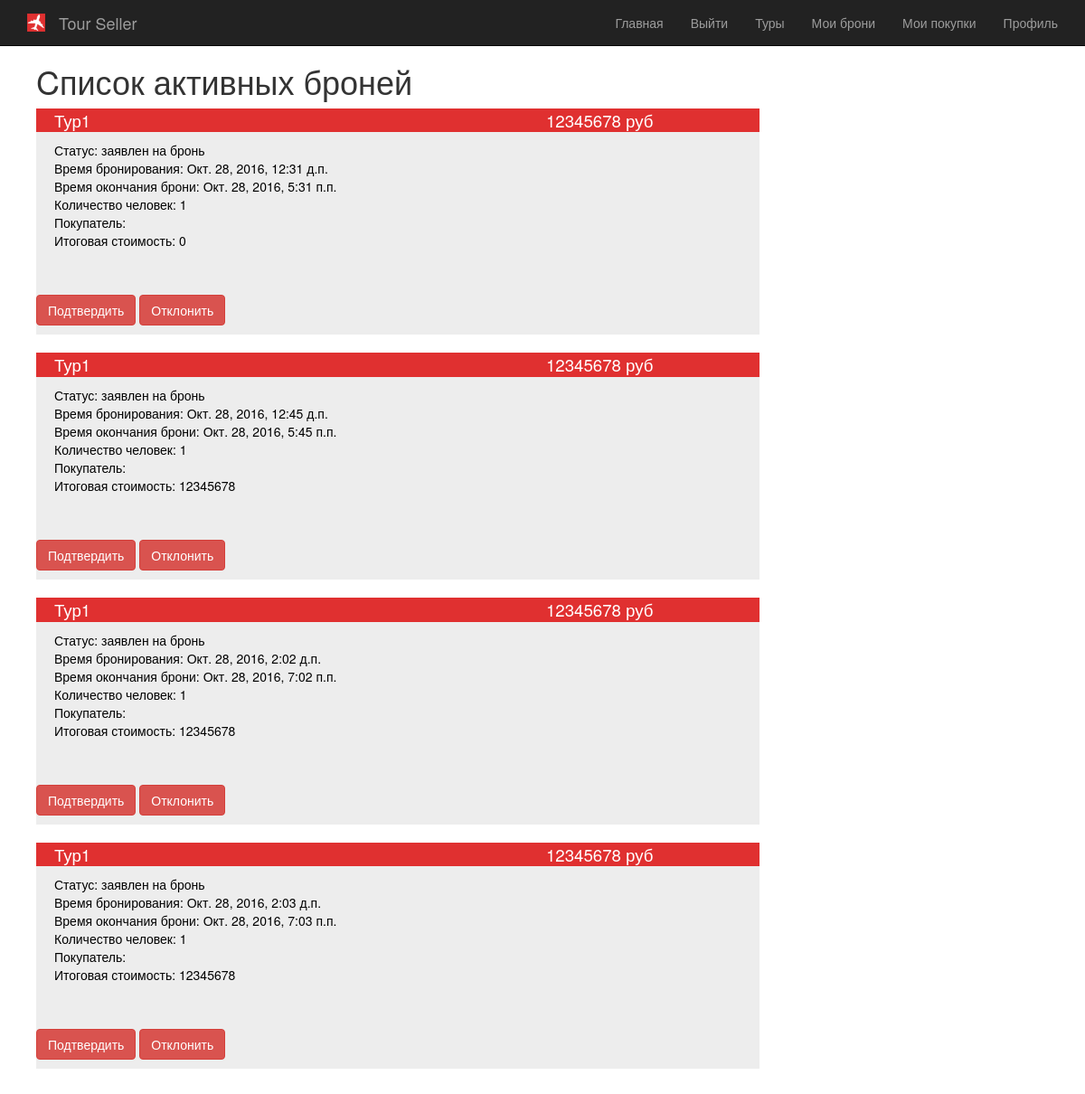
/consumers/touroperator_booking (signed in), run on an earlier commit of the app's database.
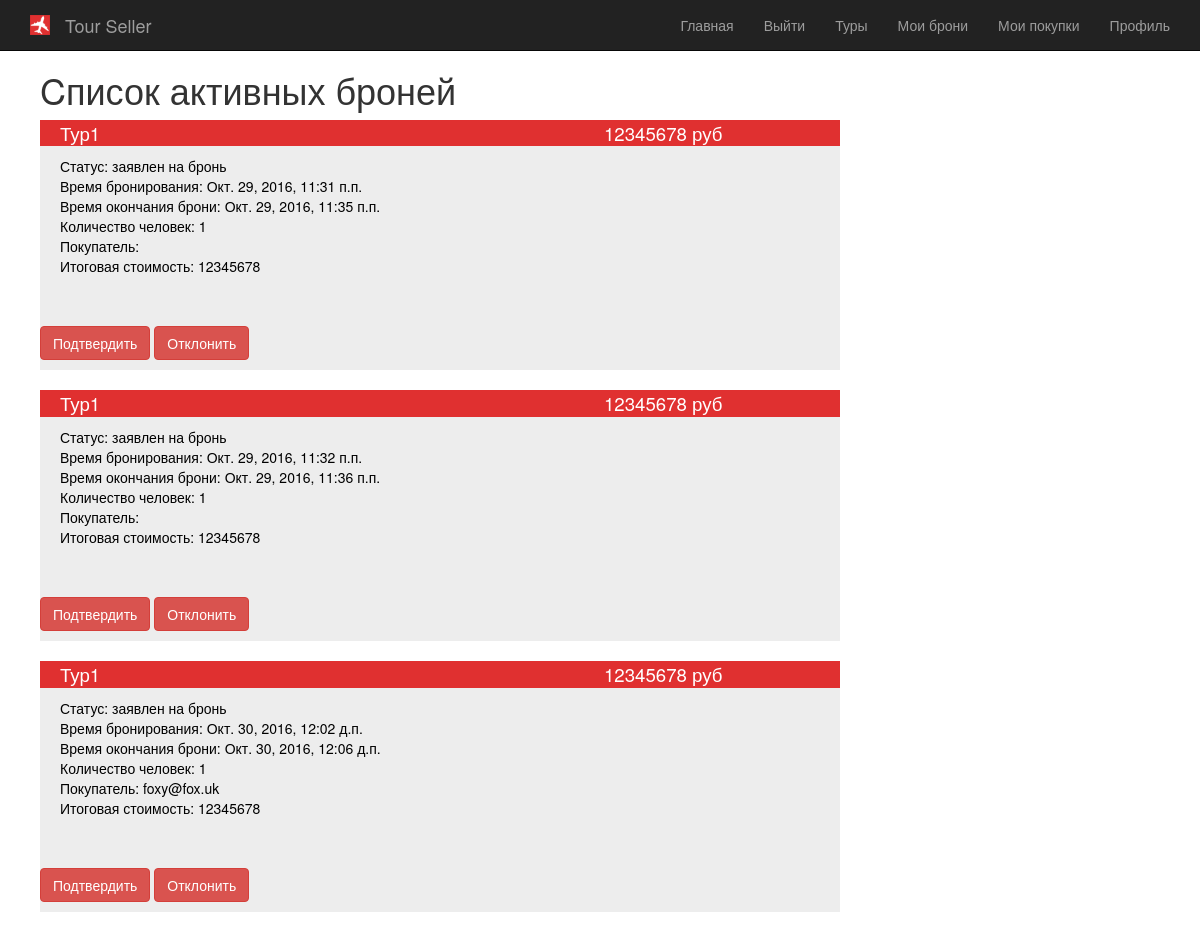
And on a later commit of the database.
### consumers/models.py (models this page shows, shortened)
class Booking(models.Model):
    status = models.ForeignKey(Status, null=True)
    start_date = models.DateTimeField(default=datetime.now, blank=True)
    fin_date = models.DateTimeField(default=get_deadline)
    amount_of_people = models.PositiveIntegerField(default=1)
    consumer = models.ForeignKey(User, null=True)
    tour = models.ForeignKey(Tour, null=True)
    final_cost = models.PositiveIntegerField(default=0)
    visibility = models.BooleanField(default=True)

class Status(models.Model):
    status = models.CharField(max_length=50)
    class Meta:
        verbose_name_plural = 'Statuses'
    def __str__(self):
        return u'{}'.format(self.status)

### tours/models.py (models this page shows, shortened)
class Tour(models.Model):
    name = models.CharField(max_length=50)
    price = models.PositiveIntegerField()
    start_date = models.DateTimeField()
    fin_date = models.DateTimeField()
    airline = models.ForeignKey(Airline)
    tour_operator = models.ForeignKey(User)
    capacity = models.PositiveIntegerField()
    hotel = models.ForeignKey(Hotel)
    departure_city = models.ForeignKey(City)
    image = models.ImageField(blank=True,
                              upload_to=os.path.join('images', 'tours'),
                              help_text='150x150px',
                              verbose_name='Изображение тура')
    visibility = models.BooleanField(default=True)

### consumers/views.py (the view)
@login_required
def touroperator_booking(request):
    current_user = request.user
    current_status = Status.objects.get(status='заявлен на бронь')
    bookings = Booking.objects.filter(tour__tour_operator=current_user).filter(status=current_status).order_by('start_date')
    return render(request, 'consumers/touroperator_booking.html', {'bookings': bookings})

### tour_seller/templatetags/tour_seller_extras.py (called while the page is built)
@register.filter(name='has_group')
def has_group(user, group_name):
    return True if user.groups.filter(name=group_name).exists() else False

### templates/consumers/touroperator_booking.html
{% extends 'base.html' %}
{% block content %}
    <div class="contentbody">
        <h1>{% block title %}Cписок активных броней{% endblock %}</h1>
        {% for booking in bookings %}
            {% if booking.visibility == True %}
                <div class="objdiv" id = "booking{{ booking.id }}" >
                    <div class="objdiv_header">
                        <div class="objdiv_header_left">{{ booking.tour.name }}</div>
                        <div class="objdiv_header_right">{{ booking.tour.price }} руб</div>
                    </div>
                    <div class="objdiv_body">
                        Статус: {{ booking.status }} <br/>
                        Время бронирования: {{ booking.start_date }} <br/>
                        Время окончания брони: {{ booking.fin_date }} <br/>
                        Количество человек: {{ booking.amount_of_people }} <br/>
                        Покупатель: {{ booking.consumer.email }} <br/>
                        Итоговая стоимость: {{ booking.final_cost }} <br/>
                    </div>
                    <div class="objdiv_footer">
                        <div class="objdiv_footer_left">&nbsp;</div>
                        <div class="objdiv_footer_right">
                            <a href="{% url 'confirm_booking' cur_id=booking.id %}" class="btn btn-danger btn-large">Подтвердить</a>
                            <a href="{% url 'cancel_booking' cur_id=booking.id %}" class="btn btn-danger btn-large">Отклонить</a>
                        </div>
                    </div>
                </div>
            {% endif %}
        {% endfor %}
    </div>
{% endblock %}

What changed in the data, as far as the page shows it:
removed Booking: tour.name "Тур1", tour.price "12345678", status "заявлен на бронь", start_date "Окт. 28, 2016, 12:31 д.п.", fin_date "Окт. 28, 2016, 5:31 п.п.", amount_of_people "1", final_cost "0"
removed Booking: tour.name "Тур1", tour.price "12345678", status "заявлен на бронь", start_date "Окт. 28, 2016, 12:45 д.п.", fin_date "Окт. 28, 2016, 5:45 п.п.", amount_of_people "1", final_cost "12345678"
removed Booking: tour.name "Тур1", tour.price "12345678", status "заявлен на бронь", start_date "Окт. 28, 2016, 2:02 д.п.", fin_date "Окт. 28, 2016, 7:02 п.п.", amount_of_people "1", final_cost "12345678"
removed Booking: tour.name "Тур1", tour.price "12345678", status "заявлен на бронь", start_date "Окт. 28, 2016, 2:03 д.п.", fin_date "Окт. 28, 2016, 7:03 п.п.", amount_of_people "1", final_cost "12345678"
added Booking: tour.name "Тур1", tour.price "12345678", status "заявлен на бронь", start_date "Окт. 29, 2016, 11:31 п.п.", fin_date "Окт. 29, 2016, 11:35 п.п.", amount_of_people "1", final_cost "12345678"
added Booking: tour.name "Тур1", tour.price "12345678", status "заявлен на бронь", start_date "Окт. 29, 2016, 11:32 п.п.", fin_date "Окт. 29, 2016, 11:36 п.п.", amount_of_people "1", final_cost "12345678"
added Booking: tour.name "Тур1", tour.price "12345678", status "заявлен на бронь", start_date "Окт. 30, 2016, 12:02 д.п.", fin_date "Окт. 30, 2016, 12:06 д.п.", amount_of_people "1", consumer.email "foxy@fox.uk", final_cost "12345678"
